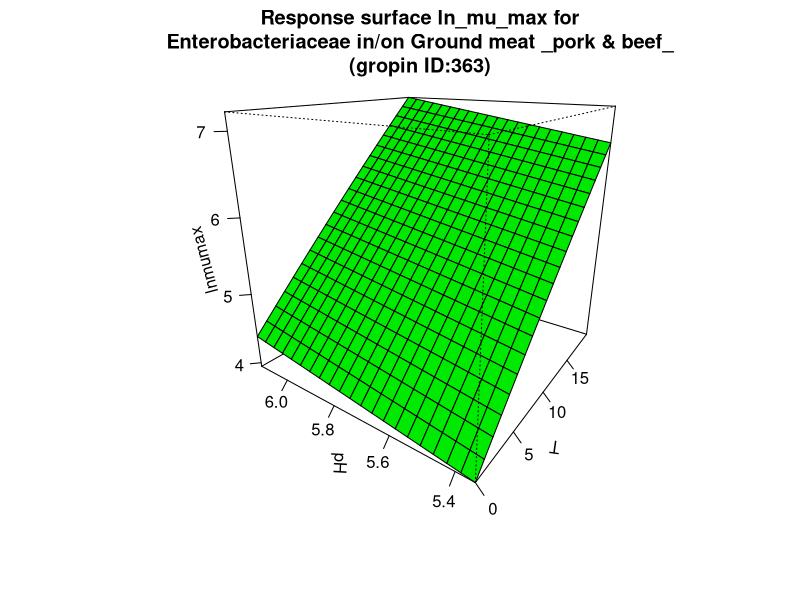

The R script that drew this image:
#############################
# start of Parameter script
#############################
T <- seq(0,19.98001998002,length.out=21)
pH <- seq(5.34534,6.12387612387612,length.out=21)
#############################
# end of Parameter script
#############################
############################# 
# start of Model script Gropin ID 363 
#############################
 
# constant coefficients for this model
lagref <- 63.5
dlag <- 0.581
Elag <- 93.5
 
variables <- data.frame(T,pH)
argumentsPar <- unique.data.frame(expand.grid(variables))
 
# heart of the model
response_surface <- function(T,pH) {
   mumax <-(log(lagref)-dlag*(5.7-pH)-(Elag/0.00831)*((1/(T+273))-(1/273)))

	return(mumax=mumax)
} 

# output parameters
responseSurface <- cbind(argumentsPar,response_surface(argumentsPar['T'],argumentsPar['pH']))
colnames(responseSurface) <- c(colnames(argumentsPar),'lnmumax')
#############################
# End of Model script
#############################
############################# 
# start of Visualisation script Gropin ID 363 
#############################
titleText <-'Response surface ln_mu_max for
Enterobacteriaceae in/on Ground meat _pork & beef_
(gropin ID:363)'
persp(T,pH,matrix(unlist(responseSurface$'lnmumax'),nrow=21),col = 'green',xlab='T',ylab='pH',zlab='lnmumax',main=titleText,theta=305,phi=20,shade=0.25,ticktype = 'detailed')
#############################
# End of Visualisation script
#############################
